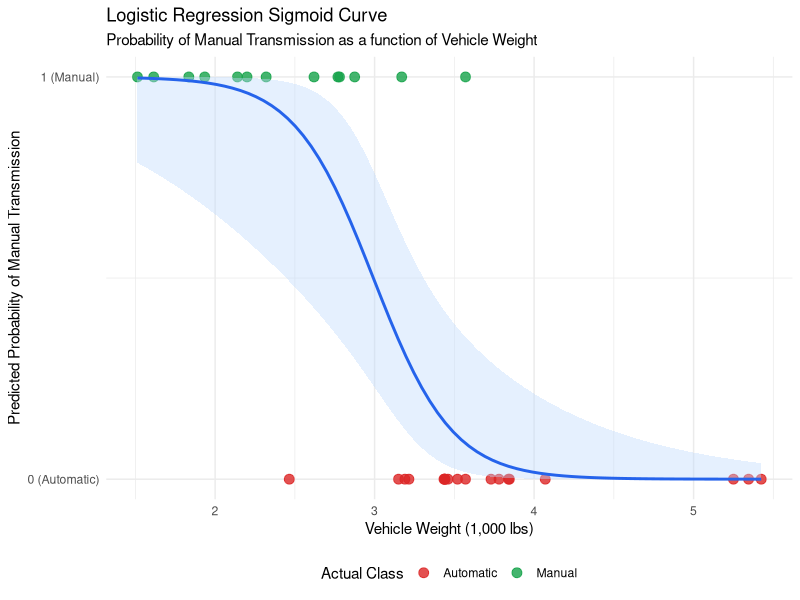

This chart was generated by the following R code:
# ==============================================================================
# Day 24: Logistic Regression & Binary Classification Pipeline
# 30-Days-Of-R
# Author: Benjamin Kithome
# ==============================================================================

library(tidyverse)
library(broom)

# Let us use built-in dataset: mtcars
# Predicting vehicle transmission type (0 = Automatic, 1 = Manual)
# based on vehicle weight (wt) and horsepower (hp).
data("mtcars")

cars_df <- as_tibble(mtcars, rownames = "car_model") %>%
  select(car_model, am, wt, hp, mpg) %>%
  mutate(
    transmission = factor(am, levels = c(0, 1), labels = c("Automatic", "Manual"))
  )

cat("Raw Vehicle Ledger Profile")
print(head(cars_df))

# Fit a logistic model.
# Target: am (Binary 0/1) | Predictors: wt (Vehicle Weight), hp (Horsepower)
logistic_model <- glm(am ~ wt + hp, family = binomial(link = "logit"), data = cars_df)

cat("Model Coefficients (Log-Odds Scale)")
print(summary(logistic_model))

# Exponentiate log-odds to obtain interpretable Odds Ratios (OR) with 95% CIs
model_odds <- tidy(logistic_model, exponentiate = TRUE, conf.int = TRUE)

cat("Tidy Odds Ratios & 95% Confidence Intervals")
print(model_odds %>% select(term, estimate, std.error, conf.low, conf.high, p.value))

# Append fitted probabilities and classify using a standard 0.50 threshold
eval_df <- cars_df %>%
  mutate(
    predicted_prob  = predict(logistic_model, type = "response"),
    predicted_class = if_else(predicted_prob >= 0.50, 1, 0),
    predicted_label = factor(predicted_class, levels = c(0, 1), labels = c("Automatic", "Manual"))
  )

# Build Confusion Matrix
confusion_matrix <- table(Actual = eval_df$transmission, Predicted = eval_df$predicted_label)

cat("Confusion Matrix")
print(confusion_matrix)

# Calculate key performance metrics
accuracy    <- sum(diag(confusion_matrix)) / sum(confusion_matrix)
sensitivity <- confusion_matrix["Manual", "Manual"] / sum(confusion_matrix["Manual", ])
specificity <- confusion_matrix["Automatic", "Automatic"] / sum(confusion_matrix["Automatic", ])

cat(sprintf("\nModel Performance Metrics:\n"))
cat(sprintf("  • Accuracy:    %.2f%%\n", accuracy * 100))
cat(sprintf("  • Sensitivity: %.2f%%\n", sensitivity * 100))
cat(sprintf("  • Specificity: %.2f%%\n", specificity * 100))

# 5. Visualize the Sigmoid Decision Curve
sigmoid_plot <- ggplot(eval_df, aes(x = wt, y = am)) +
  geom_point(aes(color = transmission), size = 3, alpha = 0.8) +
  stat_smooth(
    method      = "glm", 
    method.args = list(family = "binomial"), 
    se          = TRUE, 
    color       = "#2563eb", 
    fill        = "#bfdbfe"
  ) +
  scale_y_continuous(breaks = c(0, 1), labels = c("0 (Automatic)", "1 (Manual)")) +
  scale_color_manual(values = c("Automatic" = "#dc2626", "Manual" = "#16a34a")) +
  theme_minimal() +
  labs(
    title    = "Logistic Regression Sigmoid Curve",
    subtitle = "Probability of Manual Transmission as a function of Vehicle Weight",
    x        = "Vehicle Weight (1,000 lbs)",
    y        = "Predicted Probability of Manual Transmission",
    color    = "Actual Class"
  ) +
  theme(legend.position = "bottom")

print("Render Sigmoid Curve Plot")
print(sigmoid_plot)
